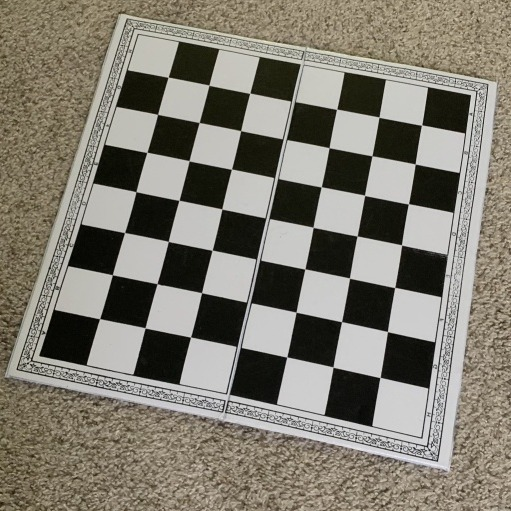
#> input picture src/chessboard.jpg, 511 x 511 px
$ jupyter execute Program1_A4_Chandni_Patel.ipynb
#> lines starting #> are read from the running program, lines starting #| are printed output that depends on the picture
[cell 1]
## Name: Chandni Patel
## ID: A20455322
## CS 512 - Fall 2020
## Extract Chessboard Features

import numpy as np
import cv2

[cell 2]
class Extract_Features:

    #initialling the image processor
    def __init__(self, img):
#> called with img = 'chessboard.jpg'
        self.H=7
        self.W=7
        self.TITLE = 'Extract Features'
        self.support_keys = {ord('h'),ord('i'),ord('w'),ord('f')}
        self.img_h()
        self.in_img = cv2.imread(img)
#> self.in_img is the input picture: shape (511, 511, 3); mean B, G, R 113, 124.2, 128.4
        self.gray_img = cv2.cvtColor(self.in_img, cv2.COLOR_BGR2GRAY)
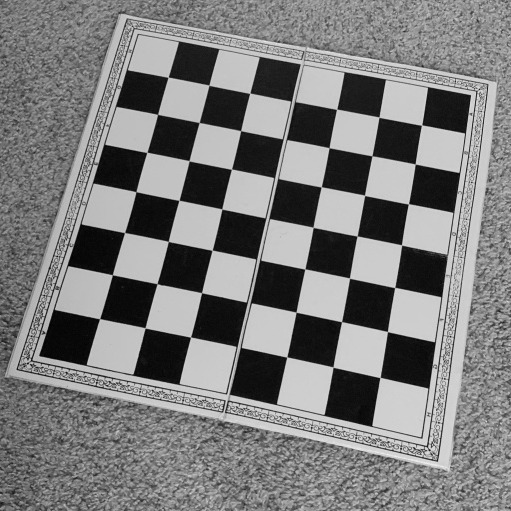
#> self.gray_img: shape (511, 511); min 0, max 243, mean 124.2
        self.curr_img = np.copy(self.in_img)
        self.points_2D_chess = []
        self.points_2D_click = []
        self.get_preview()

    #showing the image and waiting for key press
    def get_preview(self):
        cv2.imshow(self.TITLE, self.curr_img)
        cv2.setMouseCallback(self.TITLE, self.clickevent)
        while True:
            k = cv2.waitKey(10) & 0xFF
#> (key Esc is pressed here)
            if k == 27:
                self.exit()
                break
            if k in self.support_keys:
                self.command_key(k)

    #controlling all support keys
    # [10 lines left out: function command_key, not called in this run]

    #exit
    def exit(self):
        cv2.destroyAllWindows()

    #display a short description of the program, command line argument and support support_keys
    def img_h(self):
        print("\nSupport support_keys are as below:")
        print("Left mouse click -> Mark feature point")
        print("f -> Extract Chessboard feature points")
        print("h -> Display help")
        print("i -> Reload the original image")
        print("w -> Save the current image and features extracted")
        print("ESC -> Exit\n")

    #reload the original images
    # [70 lines left out: functions img_i, img_w, img_f, clickevent, not called in this run]
